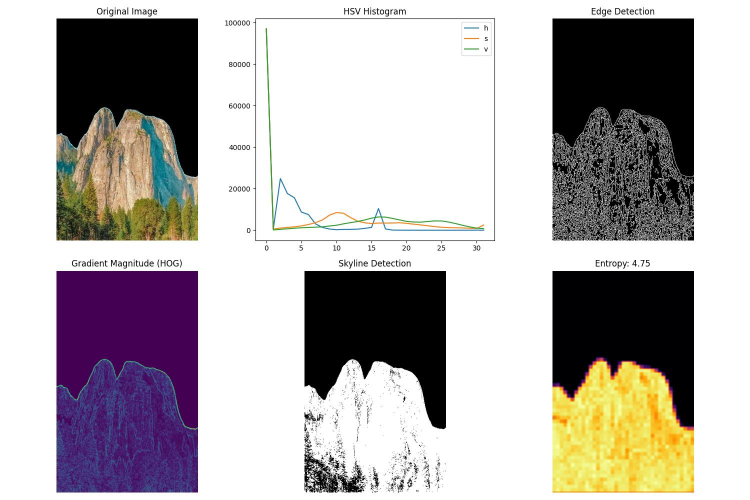
#> input picture assignment/feature_visualization/mountain_001_features.jpg, 1500 x 1000 px, given as the content of the folder ../mountain_images, which was not available (shown at 1/2 size)
$ python extract_all_features.py   (older library calls are emulated)
#> lines starting #> are read from the running program, lines starting #| are printed output that depends on the picture; after the words box and inside, x2 and y2 are one past the last pixel; in counts of white or black regions, pixels touching at a corner belong together; pictures that were not available may be replaced by others from this repository, and a replacement may not be noted
#> in extract_features, image is the input picture: shape (1000, 1500, 3); mean B, G, R 175.2, 175.7, 180.8
### assignment/mountain_feature_extractor.py
import os
import numpy as np
import cv2
from skimage.feature import hog
from skimage.measure import shannon_entropy
import matplotlib.pyplot as plt
from sklearn.preprocessing import normalize

def extract_color_histogram(image, bins=32):
    """Extract color histogram features from image."""
#> called with bins = 32
    # Convert to HSV color space which is more perceptually meaningful for natural scenes
    hsv = cv2.cvtColor(image, cv2.COLOR_BGR2HSV)
#> hsv: shape (1000, 1500, 3); mean H, S, V 21.5, 40.9, 184.3

    # Extract histograms for each channel
    h_hist = cv2.calcHist([hsv], [0], None, [bins], [0, 180])
#> h_hist = 32 values, max 1142181 at index 0, min 246 at index 31, mean 46875
    s_hist = cv2.calcHist([hsv], [1], None, [bins], [0, 256])
#> s_hist = 32 values, max 1167015 at index 0, min 1865 at index 29, mean 46875
    v_hist = cv2.calcHist([hsv], [2], None, [bins], [0, 256])
#> v_hist = 32 values, max 908138 at index 31, min 3255 at index 5, mean 46875

    # Normalize histograms
    h_hist = cv2.normalize(h_hist, h_hist, 0, 1, cv2.NORM_MINMAX)
#> h_hist = 32 values, max 1 at index 0, min 3.41e-13 at index 31, mean 0.0408
    s_hist = cv2.normalize(s_hist, s_hist, 0, 1, cv2.NORM_MINMAX)
#> s_hist = 32 values, max 1 at index 0, min 5.8e-11 at index 29, mean 0.0386
    v_hist = cv2.normalize(v_hist, v_hist, 0, 1, cv2.NORM_MINMAX)
#> v_hist = 32 values, max 1 at index 31, min -1.47e-11 at index 5, mean 0.0482
#> in extract_features, `color_features = extract_color_histogram(image)`: color_features = 96 values, max 1 at index 0, min -1.47e-11 at index 69, mean 0.0426

    # Concatenate into a single feature vector
    return np.concatenate([h_hist, s_hist, v_hist]).flatten()

def extract_edge_features(image):
    """Extract edge-based features from image."""
    # Convert to grayscale
    gray = cv2.cvtColor(image, cv2.COLOR_BGR2GRAY)
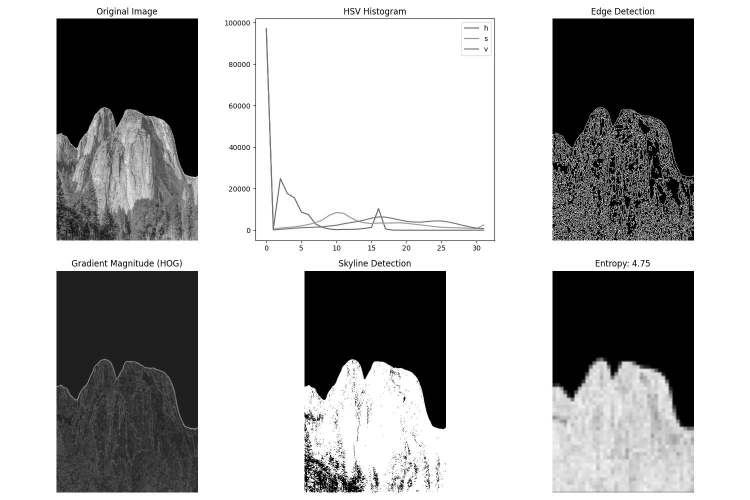
#> gray: shape (1000, 1500) (shown at 1/2 size); min 0, max 255, mean 177.2

    # Calculate edge map using Canny edge detector
    edges = cv2.Canny(gray, 100, 200)
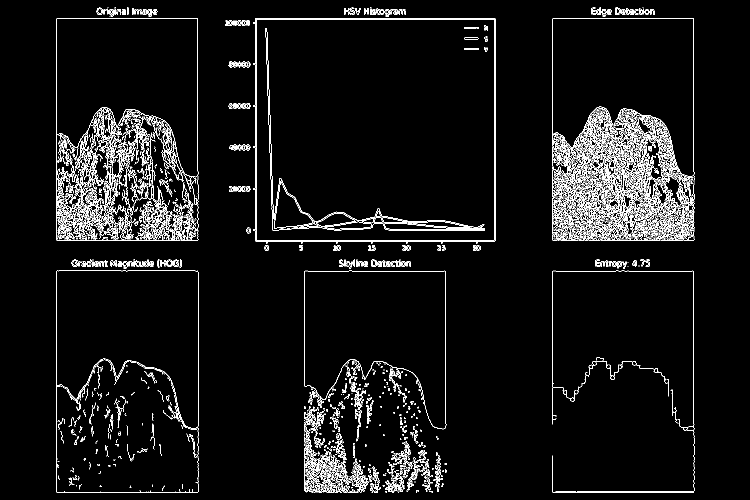
#> edges: shape (1000, 1500) (shown at 1/2 size); 4.9% white in thin lines or dots, all inside (x1, y1, x2, y2) = (112, 15, 1389, 986)

    # Calculate edge density (proportion of edge pixels)
    edge_density = np.sum(edges > 0) / (edges.shape[0] * edges.shape[1])
#> edge_density = 0.049

    # Calculate edge orientation histogram
    sobel_x = cv2.Sobel(gray, cv2.CV_64F, 1, 0, ksize=3)
    sobel_y = cv2.Sobel(gray, cv2.CV_64F, 0, 1, ksize=3)
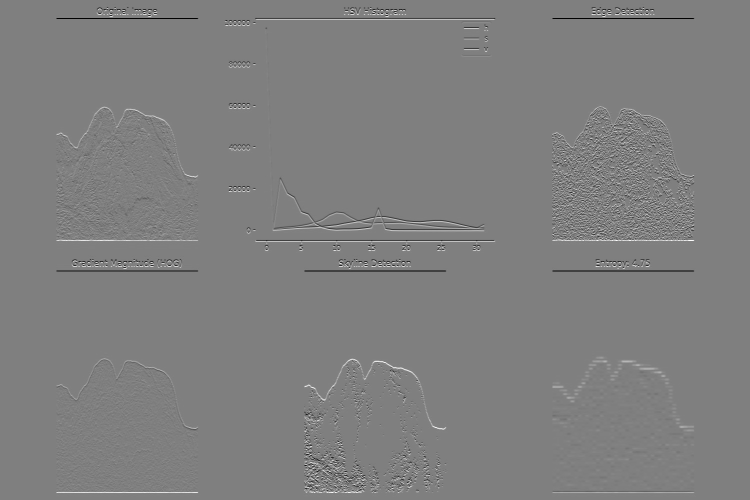
#> sobel_y: shape (1000, 1500) float64 (shown at 1/2 size); min -1020, max 1020, mean 0; drawn with min black and max white

    # Compute gradient magnitude and orientation
    magnitude = np.sqrt(sobel_x**2 + sobel_y**2)
    orientation = np.arctan2(sobel_y, sobel_x) * (180 / np.pi) % 180
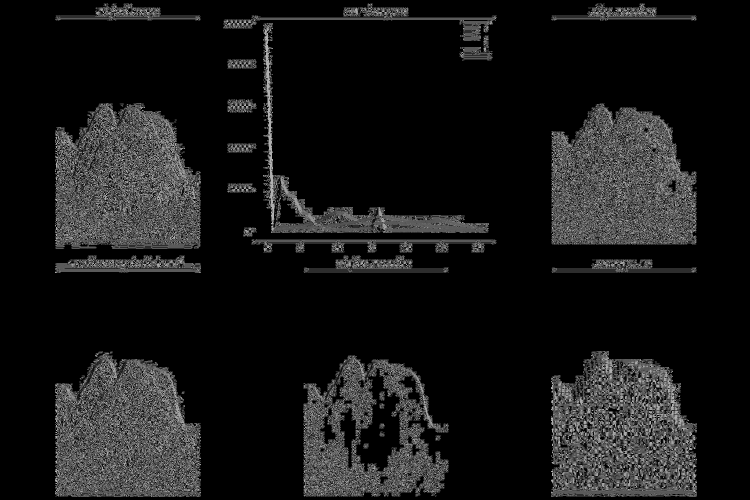
#> orientation: shape (1000, 1500) float64 (shown at 1/2 size); min 0, max 179.9, mean 23.5

    # Create a histogram of edge orientations
    hist, _ = np.histogram(orientation[magnitude > 30], bins=18, range=(0, 180), density=True)
#> hist = 18 values, max 0.0126 at index 0, min 0.00364 at index 6, mean 0.00556
#> in extract_features, `edge_features = extract_edge_features(image)`: edge_features = 19 values, max 0.049 at index 0, min 0.00364 at index 7, mean 0.00784

    # Return edge density and orientation histogram
    return np.concatenate([[edge_density], hist])

def extract_texture_features(image):
    """Extract texture features using HOG."""
    # Convert to grayscale
    gray = cv2.cvtColor(image, cv2.COLOR_BGR2GRAY)

    # Calculate HOG features
    hog_features = hog(gray, orientations=9, pixels_per_cell=(16, 16),
                       cells_per_block=(2, 2), feature_vector=True)

    # Normalize HOG features
    hog_features = normalize(hog_features.reshape(1, -1))[0]

    return hog_features

def extract_skyline_features(image):
    """Extract features related to the skyline of the mountain."""
    # Convert to grayscale
    gray = cv2.cvtColor(image, cv2.COLOR_BGR2GRAY)

    # Apply binary threshold to detect sky vs. land
    _, thresh = cv2.threshold(gray, 127, 255, cv2.THRESH_BINARY + cv2.THRESH_OTSU)
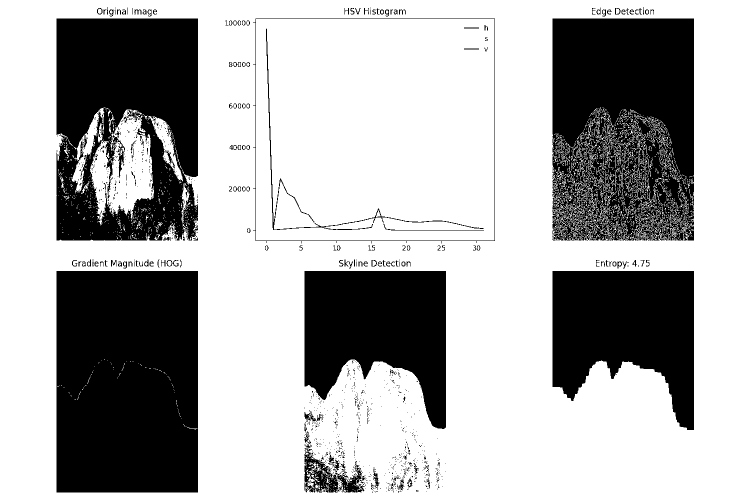
#> thresh: shape (1000, 1500) (shown at 1/2 size); 68.1% white; 1129 black regions (968 under 20 px), largest, box (x1, y1, x2, y2) and area: (113, 542, 396, 985) 125160, (1105, 37, 1388, 481) 109861, (113, 37, 396, 481) 98693

    # Find skyline (for each column, find highest non-sky pixel)
    skyline = []
    h, w = thresh.shape
    for col in range(w):
        # Find the first non-sky (white) pixel from top to bottom
        for row in range(h):
            if thresh[row, col] < 127:  # Non-sky pixel
                skyline.append(row / h)  # Normalize by height
                break
        else:
            skyline.append(1.0)  # No skyline found in this column

    # Simplify skyline by sampling at regular intervals
    skyline_sampled = skyline[::w//20]  # Sample ~20 points

    # Calculate skyline roughness (standard deviation)
    skyline_roughness = np.std(skyline)

    # Calculate skyline height (average position)
    skyline_height = np.mean(skyline)

    # Return sampled skyline points and derived metrics
    return np.concatenate([skyline_sampled, [skyline_roughness, skyline_height]])

def compute_entropy(image):
    """Compute image entropy as a measure of complexity."""
    # Convert to grayscale
    gray = cv2.cvtColor(image, cv2.COLOR_BGR2GRAY)

    # Calculate entropy
    entropy = shannon_entropy(gray)

    return entropy

def extract_features(image_path):
    """Extract all features from an image."""
    # Read the image
    image = cv2.imread(image_path)

    if image is None:
        raise FileNotFoundError(f"Could not read image: {image_path}")

    # Extract all features
    color_features = extract_color_histogram(image)
    edge_features = extract_edge_features(image)
    texture_features = extract_texture_features(image)
    skyline_features = extract_skyline_features(image)
#> skyline_features = 22 values, max 1 at index 0, min 0.015 at index 16, mean 0.281
    entropy = compute_entropy(image)
#> in compute_entropy, `entropy = shannon_entropy(gray)`: entropy = 3.36
#> entropy = 3.36

    # Combine all features into a single vector
    features = np.concatenate([
        color_features,
        edge_features,
        texture_features,
        skyline_features,
        [entropy]
    ])

    return features

def calculate_euclidean_distance(features1, features2):
    """Calculate Euclidean distance between two feature vectors."""
    return np.sqrt(np.sum((features1 - features2) ** 2))

def visualize_features(image_path, output_dir="feature_visualization"):
    """Visualize the extracted features from an image."""
#> called with output_dir = '2/feature_visualization'
    # Create output directory if it doesn't exist
    os.makedirs(output_dir, exist_ok=True)

    # Read the image
    image = cv2.imread(image_path)

    if image is None:
        raise FileNotFoundError(f"Could not read image: {image_path}")

    # Extract base filename for output
    base_name = os.path.splitext(os.path.basename(image_path))[0]

    # Create a figure with multiple subplots
    plt.figure(figsize=(15, 10))

    # 1. Original image
    plt.subplot(2, 3, 1)
    plt.imshow(cv2.cvtColor(image, cv2.COLOR_BGR2RGB))
    plt.title("Original Image")
    plt.axis('off')

    # 2. Color histogram
    hsv = cv2.cvtColor(image, cv2.COLOR_BGR2HSV)
    plt.subplot(2, 3, 2)
    for i, color in enumerate(['h', 's', 'v']):
        hist = cv2.calcHist([hsv], [i], None, [32], [0, 180 if i == 0 else 256])
        plt.plot(hist, label=color)
    plt.title("HSV Histogram")
    plt.legend()

    # 3. Edges
    gray = cv2.cvtColor(image, cv2.COLOR_BGR2GRAY)
    edges = cv2.Canny(gray, 100, 200)
    plt.subplot(2, 3, 3)
    plt.imshow(edges, cmap='gray')
    plt.title("Edge Detection")
    plt.axis('off')

    # 4. HOG Visualization (simplified)
    plt.subplot(2, 3, 4)
    sobel_x = cv2.Sobel(gray, cv2.CV_64F, 1, 0, ksize=3)
    sobel_y = cv2.Sobel(gray, cv2.CV_64F, 0, 1, ksize=3)
    magnitude = np.sqrt(sobel_x**2 + sobel_y**2)
    plt.imshow(magnitude, cmap='viridis')
    plt.title("Gradient Magnitude (HOG)")
    plt.axis('off')

    # 5. Skyline Detection
    plt.subplot(2, 3, 5)
    _, thresh = cv2.threshold(gray, 127, 255, cv2.THRESH_BINARY + cv2.THRESH_OTSU)
    plt.imshow(thresh, cmap='gray')
    plt.title("Skyline Detection")
    plt.axis('off')

    # 6. Entropy visualization
    plt.subplot(2, 3, 6)
    from scipy.ndimage import uniform_filter
    entropy_img = np.zeros_like(gray, dtype=float)
    for i in range(0, gray.shape[0], 9):
        for j in range(0, gray.shape[1], 9):
            patch = gray[i:i+9, j:j+9]
            if patch.size > 0:
                entropy_img[i:i+9, j:j+9] = shannon_entropy(patch)
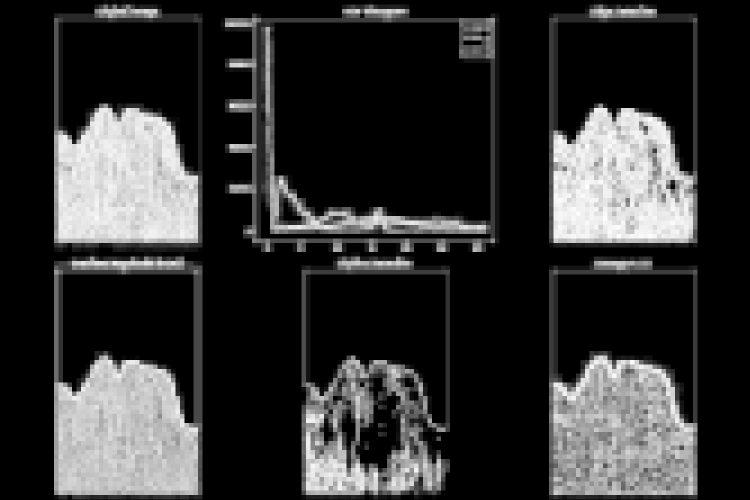
#> entropy_img: shape (1000, 1500) float64 (shown at 1/2 size); min 0, max 6.14, mean 1.23; drawn with min black and max white
    entropy_img = uniform_filter(entropy_img, size=5)
    plt.imshow(entropy_img, cmap='inferno')
    plt.title(f"Entropy: {shannon_entropy(gray):.2f}")
    plt.axis('off')

    # Save the figure
    plt.tight_layout()
    plt.savefig(os.path.join(output_dir, f"{base_name}_features.jpg"))
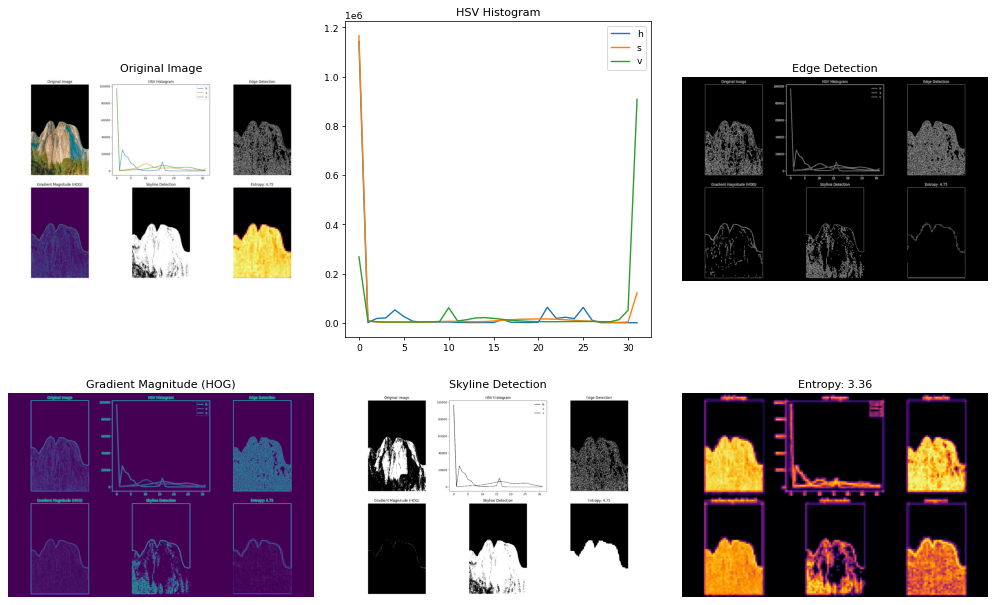
#> figure drawn by matplotlib, 6 panels; panel 2: curve peaks at x = 0, y = 1142181; panel 2: curve peaks at x = 0, y = 1167015; panel 2: curve peaks at x = 31, y = 908138
    plt.close()

    print(f"Feature visualization saved to {os.path.join(output_dir, f'{base_name}_features.jpg')}")

# [14 lines that do not run on import are left out]

### assignment/extract_all_features.py
import os
import numpy as np
import pickle
import pandas as pd
from mountain_feature_extractor import extract_features, visualize_features
from tqdm import tqdm
import pymongo
from datetime import datetime

# Cập nhật URI MongoDB Atlas mặc định
DEFAULT_MONGODB_URI = "mongodb+srv://vuduy050903:JggOWW4dggxdA5IE@cluster0.rowvk9i.mongodb.net/?retryWrites=true&w=majority&appName=Cluster0"

def extract_features_from_directory(image_dir, output_dir="output", upload_to_mongodb=True, mongodb_uri=None):
    """Extract features from all images in a directory and save them."""
    # Create output directory if it doesn't exist
    os.makedirs(output_dir, exist_ok=True)

    # Get all image files
    image_files = [f for f in os.listdir(image_dir) if f.lower().endswith(('.jpg', '.jpeg', '.png'))]

    # Dictionary to store features
    features_dict = {}

    print(f"Extracting features from {len(image_files)} images...")

    # Extract features from each image
    for image_file in tqdm(image_files):
        image_path = os.path.join(image_dir, image_file)
        try:
            # Extract features
            features = extract_features(image_path)

            # Store features
            features_dict[image_file] = features

            # Visualize features for a few sample images (every 20th image)
            if image_files.index(image_file) % 20 == 0:
                visualize_features(image_path, os.path.join(output_dir, "feature_visualization"))

        except Exception as e:
            print(f"Error processing {image_file}: {e}")

    # Save features to a pickle file
    with open(os.path.join(output_dir, "mountain_features.pkl"), "wb") as f:
        pickle.dump(features_dict, f)

    # Also save as CSV for easy inspection
    feature_df = pd.DataFrame.from_dict(features_dict, orient='index')
#> feature_df = table of 1 rows and 202170 columns
    feature_df.to_csv(os.path.join(output_dir, "mountain_features.csv"))

    print(f"Features extracted and saved to {os.path.join(output_dir, 'mountain_features.pkl')}")
    print(f"Features also saved as CSV to {os.path.join(output_dir, 'mountain_features.csv')}")

    # Upload to MongoDB if requested
    if upload_to_mongodb:
        upload_features_to_mongodb(features_dict, mongodb_uri)

    return features_dict

def upload_features_to_mongodb(features_dict, mongodb_uri=None):
    """Upload the extracted features to MongoDB."""
    # Use default connection string if none provided
    if mongodb_uri is None:
        mongodb_uri = DEFAULT_MONGODB_URI

    try:
        # Connect to MongoDB
        client = pymongo.MongoClient(mongodb_uri)
        db = client["mountain_image_search"]
        collection = db["image_features"]

        print(f"Connected to MongoDB Atlas")

        # Prepare documents for bulk upload
        documents = []
        for image_name, features in features_dict.items():
            # Convert numpy arrays to lists for MongoDB storage
            if isinstance(features, np.ndarray):
                features_list = features.tolist()
            else:
                features_list = features

            doc = {
                "image_name": image_name,
                "features": features_list,
                "feature_count": len(features_list) if isinstance(features_list, list) else 0,
                "timestamp": datetime.now()
            }
            documents.append(doc)
#> this loop made 1 pass
#> image_name on pass 1: 'mountain_001_features.jpg'
#> after the loop, documents = 1 item

        # First delete any existing documents with the same image names
        image_names = [doc["image_name"] for doc in documents]
#> image_names = ['mountain_001_features.jpg']
        collection.delete_many({"image_name": {"$in": image_names}})

        # Insert all documents
        if documents:
            result = collection.insert_many(documents)
            print(f"Successfully uploaded {len(result.inserted_ids)} documents to MongoDB")
        else:
            print("No features to upload")

    except Exception as e:
        print(f"Error uploading to MongoDB: {e}")
        return False

    return True

if __name__ == "__main__":
    import sys
    import argparse

    parser = argparse.ArgumentParser(description="Extract features from mountain images")
    parser.add_argument("--image_dir", default="../mountain_images", help="Directory containing the images")
    parser.add_argument("--output_dir", default="2", help="Directory to save the outputs")
    parser.add_argument("--mongodb_uri", default=DEFAULT_MONGODB_URI, help="MongoDB connection URI")
    parser.add_argument("--skip_mongodb", action="store_true", help="Skip uploading to MongoDB")

    args = parser.parse_args()

    features_dict = extract_features_from_directory(
        args.image_dir,
        args.output_dir,
        upload_to_mongodb=not args.skip_mongodb,
        mongodb_uri=args.mongodb_uri
    )
#> features_dict = 1 item

    print(f"Extracted features for {len(features_dict)} images")
#| Extracted features for 1 images
